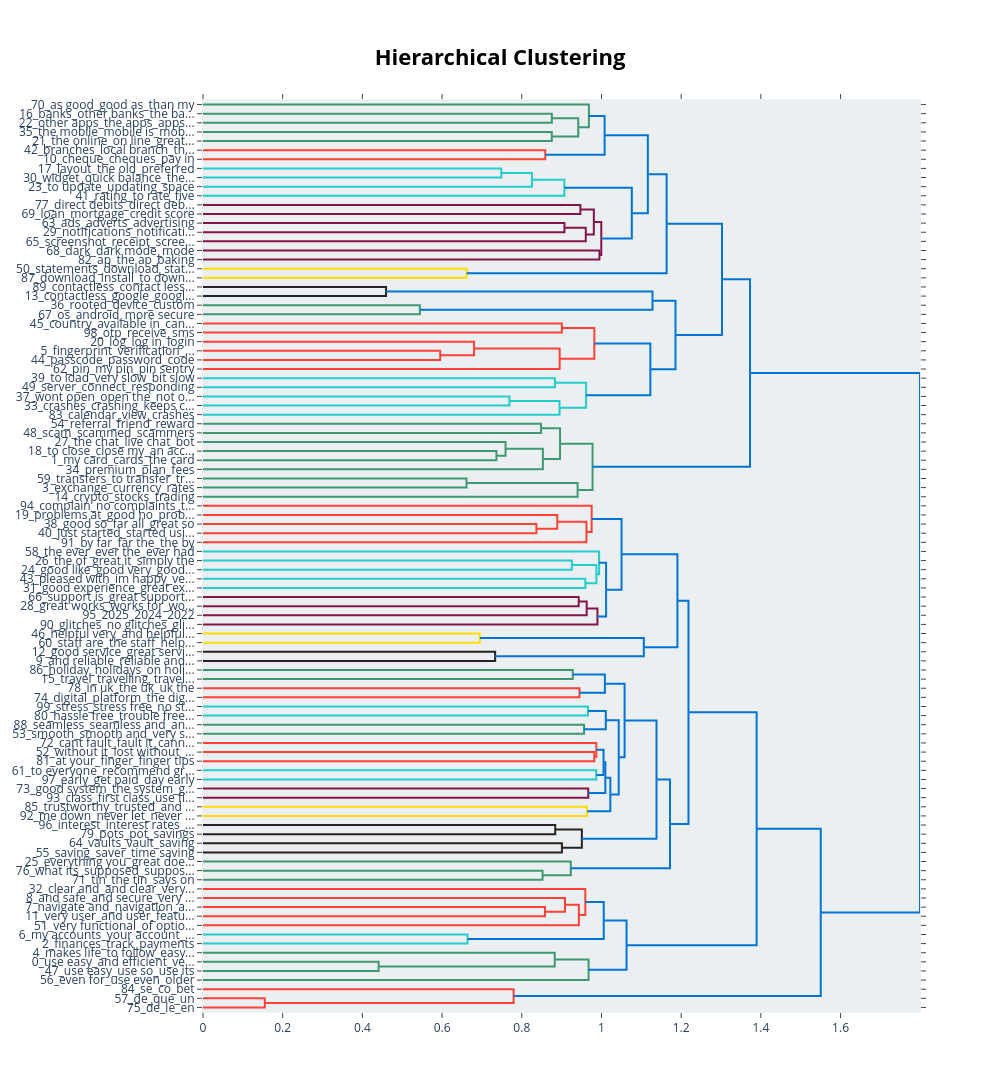

The notebook cell saved with this chart:
### Code cell
# Visualize topics as a hierarchical tree
fig = seed_try.visualize_hierarchy()
fig.show()

### Figure 1 — Plotly figure (JSON) as saved in the notebook; plotly's stock layout.template omitted (floating-point values rounded to 4 significant figures)
{"data": [{"hoverinfo": "text", "marker": {"color": "rgb(61,153,112)"}, "mode": "lines", "type": "scatter", "x": [0.0, 0.8754, 0.8754, 0.0], "xaxis": "x", "y": [-15.0, -15.0, -25.0, -25.0], "yaxis": "y"}, {"hoverinfo": "text", "marker": {"color": "rgb(61,153,112)"}, "mode": "lines", "type": "scatter", "x": [0.0, 0.8753, 0.8753, 0.0], "xaxis": "x", "y": [-35.0, -35.0, -45.0, -45.0], "yaxis": "y"}, {"hoverinfo": "text", "marker": {"color": "rgb(61,153,112)"}, "mode": "lines", "type": "scatter", "x": [0.8754, 0.9418, 0.9418, 0.8753], "xaxis": "x", "y": [-20.0, -20.0, -40.0, -40.0], "yaxis": "y"}, {"hoverinfo": "text", "marker": {"color": "rgb(61,153,112)"}, "mode": "lines", "type": "scatter", "x": [0.0, 0.9684, 0.9684, 0.9418], "xaxis": "x", "y": [-5.0, -5.0, -30.0, -30.0], "yaxis": "y"}, {"hoverinfo": "text", "marker": {"color": "rgb(255,65,54)"}, "mode": "lines", "type": "scatter", "x": [0.0, 0.859, 0.859, 0.0], "xaxis": "x", "y": [-55.0, -55.0, -65.0, -65.0], "yaxis": "y"}, {"hoverinfo": "text", "marker": {"color": "rgb(0,116,217)"}, "mode": "lines", "type": "scatter", "x": [0.9684, 1.008, 1.008, 0.859], "xaxis": "x", "y": [-17.5, -17.5, -60.0, -60.0], "yaxis": "y"}, {"hoverinfo": "text", "marker": {"color": "rgb(35,205,205)"}, "mode": "lines", "type": "scatter", "x": [0.0, 0.7486, 0.7486, 0.0], "xaxis": "x", "y": [-75.0, -75.0, -85.0, -85.0], "yaxis": "y"}, {"hoverinfo": "text", "marker": {"color": "rgb(35,205,205)"}, "mode": "lines", "type": "scatter", "x": [0.7486, 0.8256, 0.8256, 0.0], "xaxis": "x", "y": [-80.0, -80.0, -95.0, -95.0], "yaxis": "y"}, {"hoverinfo": "text", "marker": {"color": "rgb(35,205,205)"}, "mode": "lines", "type": "scatter", "x": [0.8256, 0.9069, 0.9069, 0.0], "xaxis": "x", "y": [-87.5, -87.5, -105.0, -105.0], "yaxis": "y"}, {"hoverinfo": "text", "marker": {"color": "rgb(133,20,75)"}, "mode": "lines", "type": "scatter", "x": [0.0, 0.947, 0.947, 0.0], "xaxis": "x", "y": [-115.0, -115.0, -125.0, -125.0], "yaxis": "y"}, {"hoverinfo": "text", "marker": {"color": "rgb(133,20,75)"}, "mode": "lines", "type": "scatter", "x": [0.0, 0.9071, 0.9071, 0.0], "xaxis": "x", "y": [-135.0, -135.0, -145.0, -145.0], "yaxis": "y"}, {"hoverinfo": "text", "marker": {"color": "rgb(133,20,75)"}, "mode": "lines", "type": "scatter", "x": [0.9071, 0.9606, 0.9606, 0.0], "xaxis": "x", "y": [-140.0, -140.0, -155.0, -155.0], "yaxis": "y"}, {"hoverinfo": "text", "marker": {"color": "rgb(133,20,75)"}, "mode": "lines", "type": "scatter", "x": [0.947, 0.9808, 0.9808, 0.9606], "xaxis": "x", "y": [-120.0, -120.0, -147.5, -147.5], "yaxis": "y"}, {"hoverinfo": "text", "marker": {"color": "rgb(133,20,75)"}, "mode": "lines", "type": "scatter", "x": [0.0, 0.9949, 0.9949, 0.0], "xaxis": "x", "y": [-165.0, -165.0, -175.0, -175.0], "yaxis": "y"}, {"hoverinfo": "text", "marker": {"color": "rgb(133,20,75)"}, "mode": "lines", "type": "scatter", "x": [0.9808, 0.9995, 0.9995, 0.9949], "xaxis": "x", "y": [-133.8, -133.8, -170.0, -170.0], "yaxis": "y"}, {"hoverinfo": "text", "marker": {"color": "rgb(0,116,217)"}, "mode": "lines", "type": "scatter", "x": [0.9069, 1.076, 1.076, 0.9995], "xaxis": "x", "y": [-96.25, -96.25, -151.9, -151.9], "yaxis": "y"}, {"hoverinfo": "text", "marker": {"color": "rgb(0,116,217)"}, "mode": "lines", "type": "scatter", "x": [1.008, 1.116, 1.116, 1.076], "xaxis": "x", "y": [-38.75, -38.75, -124.1, -124.1], "yaxis": "y"}, {"hoverinfo": "text", "marker": {"color": "rgb(255,220,0)"}, "mode": "lines", "type": "scatter", "x": [0.0, 0.6615, 0.6615, 0.0], "xaxis": "x", "y": [-185.0, -185.0, -195.0, -195.0], "yaxis": "y"}, {"hoverinfo": "text", "marker": {"color": "rgb(0,116,217)"}, "mode": "lines", "type": "scatter", "x": [1.116, 1.163, 1.163, 0.6615], "xaxis": "x", "y": [-81.41, -81.41, -190.0, -190.0], "yaxis": "y"}, {"hoverinfo": "text", "marker": {"color": "rgb(40,35,35)"}, "mode": "lines", "type": "scatter", "x": [0.0, 0.4594, 0.4594, 0.0], "xaxis": "x", "y": [-205.0, -205.0, -215.0, -215.0], "yaxis": "y"}, {"hoverinfo": "text", "marker": {"color": "rgb(61,153,112)"}, "mode": "lines", "type": "scatter", "x": [0.0, 0.5443, 0.5443, 0.0], "xaxis": "x", "y": [-225.0, -225.0, -235.0, -235.0], "yaxis": "y"}, {"hoverinfo": "text", "marker": {"color": "rgb(0,116,217)"}, "mode": "lines", "type": "scatter", "x": [0.4594, 1.128, 1.128, 0.5443], "xaxis": "x", "y": [-210.0, -210.0, -230.0, -230.0], "yaxis": "y"}, {"hoverinfo": "text", "marker": {"color": "rgb(255,65,54)"}, "mode": "lines", "type": "scatter", "x": [0.0, 0.9005, 0.9005, 0.0], "xaxis": "x", "y": [-245.0, -245.0, -255.0, -255.0], "yaxis": "y"}, {"hoverinfo": "text", "marker": {"color": "rgb(255,65,54)"}, "mode": "lines", "type": "scatter", "x": [0.0, 0.5953, 0.5953, 0.0], "xaxis": "x", "y": [-275.0, -275.0, -285.0, -285.0], "yaxis": "y"}, {"hoverinfo": "text", "marker": {"color": "rgb(255,65,54)"}, "mode": "lines", "type": "scatter", "x": [0.0, 0.6802, 0.6802, 0.5953], "xaxis": "x", "y": [-265.0, -265.0, -280.0, -280.0], "yaxis": "y"}, {"hoverinfo": "text", "marker": {"color": "rgb(255,65,54)"}, "mode": "lines", "type": "scatter", "x": [0.6802, 0.8951, 0.8951, 0.0], "xaxis": "x", "y": [-272.5, -272.5, -295.0, -295.0], "yaxis": "y"}, {"hoverinfo": "text", "marker": {"color": "rgb(255,65,54)"}, "mode": "lines", "type": "scatter", "x": [0.9005, 0.9821, 0.9821, 0.8951], "xaxis": "x", "y": [-250.0, -250.0, -283.8, -283.8], "yaxis": "y"}, {"hoverinfo": "text", "marker": {"color": "rgb(35,205,205)"}, "mode": "lines", "type": "scatter", "x": [0.0, 0.8832, 0.8832, 0.0], "xaxis": "x", "y": [-305.0, -305.0, -315.0, -315.0], "yaxis": "y"}, {"hoverinfo": "text", "marker": {"color": "rgb(35,205,205)"}, "mode": "lines", "type": "scatter", "x": [0.0, 0.769, 0.769, 0.0], "xaxis": "x", "y": [-325.0, -325.0, -335.0, -335.0], "yaxis": "y"}, {"hoverinfo": "text", "marker": {"color": "rgb(35,205,205)"}, "mode": "lines", "type": "scatter", "x": [0.769, 0.8947, 0.8947, 0.0], "xaxis": "x", "y": [-330.0, -330.0, -345.0, -345.0], "yaxis": "y"}, {"hoverinfo": "text", "marker": {"color": "rgb(35,205,205)"}, "mode": "lines", "type": "scatter", "x": [0.8832, 0.9615, 0.9615, 0.8947], "xaxis": "x", "y": [-310.0, -310.0, -337.5, -337.5], "yaxis": "y"}, {"hoverinfo": "text", "marker": {"color": "rgb(0,116,217)"}, "mode": "lines", "type": "scatter", "x": [0.9821, 1.123, 1.123, 0.9615], "xaxis": "x", "y": [-266.9, -266.9, -323.8, -323.8], "yaxis": "y"}, {"hoverinfo": "text", "marker": {"color": "rgb(0,116,217)"}, "mode": "lines", "type": "scatter", "x": [1.128, 1.186, 1.186, 1.123], "xaxis": "x", "y": [-220.0, -220.0, -295.3, -295.3], "yaxis": "y"}, {"hoverinfo": "text", "marker": {"color": "rgb(0,116,217)"}, "mode": "lines", "type": "scatter", "x": [1.163, 1.302, 1.302, 1.186], "xaxis": "x", "y": [-135.7, -135.7, -257.7, -257.7], "yaxis": "y"}, {"hoverinfo": "text", "marker": {"color": "rgb(61,153,112)"}, "mode": "lines", "type": "scatter", "x": [0.0, 0.8483, 0.8483, 0.0], "xaxis": "x", "y": [-355.0, -355.0, -365.0, -365.0], "yaxis": "y"}, {"hoverinfo": "text", "marker": {"color": "rgb(61,153,112)"}, "mode": "lines", "type": "scatter", "x": [0.0, 0.7364, 0.7364, 0.0], "xaxis": "x", "y": [-385.0, -385.0, -395.0, -395.0], "yaxis": "y"}, {"hoverinfo": "text", "marker": {"color": "rgb(61,153,112)"}, "mode": "lines", "type": "scatter", "x": [0.0, 0.7592, 0.7592, 0.7364], "xaxis": "x", "y": [-375.0, -375.0, -390.0, -390.0], "yaxis": "y"}, {"hoverinfo": "text", "marker": {"color": "rgb(61,153,112)"}, "mode": "lines", "type": "scatter", "x": [0.7592, 0.8529, 0.8529, 0.0], "xaxis": "x", "y": [-382.5, -382.5, -405.0, -405.0], "yaxis": "y"}, {"hoverinfo": "text", "marker": {"color": "rgb(61,153,112)"}, "mode": "lines", "type": "scatter", "x": [0.8483, 0.896, 0.896, 0.8529], "xaxis": "x", "y": [-360.0, -360.0, -393.8, -393.8], "yaxis": "y"}, {"hoverinfo": "text", "marker": {"color": "rgb(61,153,112)"}, "mode": "lines", "type": "scatter", "x": [0.0, 0.6613, 0.6613, 0.0], "xaxis": "x", "y": [-415.0, -415.0, -425.0, -425.0], "yaxis": "y"}, {"hoverinfo": "text", "marker": {"color": "rgb(61,153,112)"}, "mode": "lines", "type": "scatter", "x": [0.6613, 0.9401, 0.9401, 0.0], "xaxis": "x", "y": [-420.0, -420.0, -435.0, -435.0], "yaxis": "y"}, {"hoverinfo": "text", "marker": {"color": "rgb(61,153,112)"}, "mode": "lines", "type": "scatter", "x": [0.896, 0.9776, 0.9776, 0.9401], "xaxis": "x", "y": [-376.9, -376.9, -427.5, -427.5], "yaxis": "y"}, {"hoverinfo": "text", "marker": {"color": "rgb(0,116,217)"}, "mode": "lines", "type": "scatter", "x": [1.302, 1.373, 1.373, 0.9776], "xaxis": "x", "y": [-196.7, -196.7, -402.2, -402.2], "yaxis": "y"}, {"hoverinfo": "text", "marker": {"color": "rgb(255,65,54)"}, "mode": "lines", "type": "scatter", "x": [0.0, 0.8367, 0.8367, 0.0], "xaxis": "x", "y": [-465.0, -465.0, -475.0, -475.0], "yaxis": "y"}, {"hoverinfo": "text", "marker": {"color": "rgb(255,65,54)"}, "mode": "lines", "type": "scatter", "x": [0.0, 0.889, 0.889, 0.8367], "xaxis": "x", "y": [-455.0, -455.0, -470.0, -470.0], "yaxis": "y"}, {"hoverinfo": "text", "marker": {"color": "rgb(255,65,54)"}, "mode": "lines", "type": "scatter", "x": [0.889, 0.9623, 0.9623, 0.0], "xaxis": "x", "y": [-462.5, -462.5, -485.0, -485.0], "yaxis": "y"}, {"hoverinfo": "text", "marker": {"color": "rgb(255,65,54)"}, "mode": "lines", "type": "scatter", "x": [0.0, 0.9753, 0.9753, 0.9623], "xaxis": "x", "y": [-445.0, -445.0, -473.8, -473.8], "yaxis": "y"}, {"hoverinfo": "text", "marker": {"color": "rgb(35,205,205)"}, "mode": "lines", "type": "scatter", "x": [0.0, 0.9256, 0.9256, 0.0], "xaxis": "x", "y": [-505.0, -505.0, -515.0, -515.0], "yaxis": "y"}, {"hoverinfo": "text", "marker": {"color": "rgb(35,205,205)"}, "mode": "lines", "type": "scatter", "x": [0.0, 0.9595, 0.9595, 0.0], "xaxis": "x", "y": [-525.0, -525.0, -535.0, -535.0], "yaxis": "y"}, {"hoverinfo": "text", "marker": {"color": "rgb(35,205,205)"}, "mode": "lines", "type": "scatter", "x": [0.9256, 0.9873, 0.9873, 0.9595], "xaxis": "x", "y": [-510.0, -510.0, -530.0, -530.0], "yaxis": "y"}, {"hoverinfo": "text", "marker": {"color": "rgb(35,205,205)"}, "mode": "lines", "type": "scatter", "x": [0.0, 0.994, 0.994, 0.9873], "xaxis": "x", "y": [-495.0, -495.0, -520.0, -520.0], "yaxis": "y"}, {"hoverinfo": "text", "marker": {"color": "rgb(133,20,75)"}, "mode": "lines", "type": "scatter", "x": [0.0, 0.9428, 0.9428, 0.0], "xaxis": "x", "y": [-545.0, -545.0, -555.0, -555.0], "yaxis": "y"}, {"hoverinfo": "text", "marker": {"color": "rgb(133,20,75)"}, "mode": "lines", "type": "scatter", "x": [0.9428, 0.9629, 0.9629, 0.0], "xaxis": "x", "y": [-550.0, -550.0, -565.0, -565.0], "yaxis": "y"}, {"hoverinfo": "text", "marker": {"color": "rgb(133,20,75)"}, "mode": "lines", "type": "scatter", "x": [0.9629, 0.9898, 0.9898, 0.0], "xaxis": "x", "y": [-557.5, -557.5, -575.0, -575.0], "yaxis": "y"}, {"hoverinfo": "text", "marker": {"color": "rgb(0,116,217)"}, "mode": "lines", "type": "scatter", "x": [0.994, 1.012, 1.012, 0.9898], "xaxis": "x", "y": [-507.5, -507.5, -566.2, -566.2], "yaxis": "y"}, {"hoverinfo": "text", "marker": {"color": "rgb(0,116,217)"}, "mode": "lines", "type": "scatter", "x": [0.9753, 1.05, 1.05, 1.012], "xaxis": "x", "y": [-459.4, -459.4, -536.9, -536.9], "yaxis": "y"}, {"hoverinfo": "text", "marker": {"color": "rgb(255,220,0)"}, "mode": "lines", "type": "scatter", "x": [0.0, 0.6947, 0.6947, 0.0], "xaxis": "x", "y": [-585.0, -585.0, -595.0, -595.0], "yaxis": "y"}, {"hoverinfo": "text", "marker": {"color": "rgb(40,35,35)"}, "mode": "lines", "type": "scatter", "x": [0.0, 0.7332, 0.7332, 0.0], "xaxis": "x", "y": [-605.0, -605.0, -615.0, -615.0], "yaxis": "y"}, {"hoverinfo": "text", "marker": {"color": "rgb(0,116,217)"}, "mode": "lines", "type": "scatter", "x": [0.6947, 1.106, 1.106, 0.7332], "xaxis": "x", "y": [-590.0, -590.0, -610.0, -610.0], "yaxis": "y"}, {"hoverinfo": "text", "marker": {"color": "rgb(0,116,217)"}, "mode": "lines", "type": "scatter", "x": [1.05, 1.191, 1.191, 1.106], "xaxis": "x", "y": [-498.1, -498.1, -600.0, -600.0], "yaxis": "y"}, {"hoverinfo": "text", "marker": {"color": "rgb(61,153,112)"}, "mode": "lines", "type": "scatter", "x": [0.0, 0.928, 0.928, 0.0], "xaxis": "x", "y": [-625.0, -625.0, -635.0, -635.0], "yaxis": "y"}, {"hoverinfo": "text", "marker": {"color": "rgb(255,65,54)"}, "mode": "lines", "type": "scatter", "x": [0.0, 0.9449, 0.9449, 0.0], "xaxis": "x", "y": [-645.0, -645.0, -655.0, -655.0], "yaxis": "y"}, {"hoverinfo": "text", "marker": {"color": "rgb(0,116,217)"}, "mode": "lines", "type": "scatter", "x": [0.928, 1.009, 1.009, 0.9449], "xaxis": "x", "y": [-630.0, -630.0, -650.0, -650.0], "yaxis": "y"}, {"hoverinfo": "text", "marker": {"color": "rgb(35,205,205)"}, "mode": "lines", "type": "scatter", "x": [0.0, 0.9661, 0.9661, 0.0], "xaxis": "x", "y": [-665.0, -665.0, -675.0, -675.0], "yaxis": "y"}, {"hoverinfo": "text", "marker": {"color": "rgb(61,153,112)"}, "mode": "lines", "type": "scatter", "x": [0.0, 0.9564, 0.9564, 0.0], "xaxis": "x", "y": [-685.0, -685.0, -695.0, -695.0], "yaxis": "y"}, {"hoverinfo": "text", "marker": {"color": "rgb(0,116,217)"}, "mode": "lines", "type": "scatter", "x": [0.9661, 1.011, 1.011, 0.9564], "xaxis": "x", "y": [-670.0, -670.0, -690.0, -690.0], "yaxis": "y"}, {"hoverinfo": "text", "marker": {"color": "rgb(255,65,54)"}, "mode": "lines", "type": "scatter", "x": [0.0, 0.9821, 0.9821, 0.0], "xaxis": "x", "y": [-715.0, -715.0, -725.0, -725.0], "yaxis": "y"}, {"hoverinfo": "text", "marker": {"color": "rgb(255,65,54)"}, "mode": "lines", "type": "scatter", "x": [0.0, 0.9871, 0.9871, 0.9821], "xaxis": "x", "y": [-705.0, -705.0, -720.0, -720.0], "yaxis": "y"}, {"hoverinfo": "text", "marker": {"color": "rgb(35,205,205)"}, "mode": "lines", "type": "scatter", "x": [0.0, 0.9869, 0.9869, 0.0], "xaxis": "x", "y": [-735.0, -735.0, -745.0, -745.0], "yaxis": "y"}, {"hoverinfo": "text", "marker": {"color": "rgb(0,116,217)"}, "mode": "lines", "type": "scatter", "x": [0.9871, 1.005, 1.005, 0.9869], "xaxis": "x", "y": [-712.5, -712.5, -740.0, -740.0], "yaxis": "y"}, {"hoverinfo": "text", "marker": {"color": "rgb(133,20,75)"}, "mode": "lines", "type": "scatter", "x": [0.0, 0.9668, 0.9668, 0.0], "xaxis": "x", "y": [-755.0, -755.0, -765.0, -765.0], "yaxis": "y"}, {"hoverinfo": "text", "marker": {"color": "rgb(0,116,217)"}, "mode": "lines", "type": "scatter", "x": [1.005, 1.01, 1.01, 0.9668], "xaxis": "x", "y": [-726.2, -726.2, -760.0, -760.0], "yaxis": "y"}, {"hoverinfo": "text", "marker": {"color": "rgb(255,220,0)"}, "mode": "lines", "type": "scatter", "x": [0.0, 0.9639, 0.9639, 0.0], "xaxis": "x", "y": [-775.0, -775.0, -785.0, -785.0], "yaxis": "y"}, {"hoverinfo": "text", "marker": {"color": "rgb(0,116,217)"}, "mode": "lines", "type": "scatter", "x": [1.01, 1.022, 1.022, 0.9639], "xaxis": "x", "y": [-743.1, -743.1, -780.0, -780.0], "yaxis": "y"}, {"hoverinfo": "text", "marker": {"color": "rgb(0,116,217)"}, "mode": "lines", "type": "scatter", "x": [1.011, 1.043, 1.043, 1.022], "xaxis": "x", "y": [-680.0, -680.0, -761.6, -761.6], "yaxis": "y"}, {"hoverinfo": "text", "marker": {"color": "rgb(0,116,217)"}, "mode": "lines", "type": "scatter", "x": [1.009, 1.058, 1.058, 1.043], "xaxis": "x", "y": [-640.0, -640.0, -720.8, -720.8], "yaxis": "y"}, {"hoverinfo": "text", "marker": {"color": "rgb(40,35,35)"}, "mode": "lines", "type": "scatter", "x": [0.0, 0.884, 0.884, 0.0], "xaxis": "x", "y": [-795.0, -795.0, -805.0, -805.0], "yaxis": "y"}, {"hoverinfo": "text", "marker": {"color": "rgb(40,35,35)"}, "mode": "lines", "type": "scatter", "x": [0.0, 0.9007, 0.9007, 0.0], "xaxis": "x", "y": [-815.0, -815.0, -825.0, -825.0], "yaxis": "y"}, {"hoverinfo": "text", "marker": {"color": "rgb(40,35,35)"}, "mode": "lines", "type": "scatter", "x": [0.884, 0.9508, 0.9508, 0.9007], "xaxis": "x", "y": [-800.0, -800.0, -820.0, -820.0], "yaxis": "y"}, {"hoverinfo": "text", "marker": {"color": "rgb(0,116,217)"}, "mode": "lines", "type": "scatter", "x": [1.058, 1.138, 1.138, 0.9508], "xaxis": "x", "y": [-680.4, -680.4, -810.0, -810.0], "yaxis": "y"}, {"hoverinfo": "text", "marker": {"color": "rgb(61,153,112)"}, "mode": "lines", "type": "scatter", "x": [0.0, 0.8521, 0.8521, 0.0], "xaxis": "x", "y": [-845.0, -845.0, -855.0, -855.0], "yaxis": "y"}, {"hoverinfo": "text", "marker": {"color": "rgb(61,153,112)"}, "mode": "lines", "type": "scatter", "x": [0.0, 0.923, 0.923, 0.8521], "xaxis": "x", "y": [-835.0, -835.0, -850.0, -850.0], "yaxis": "y"}, {"hoverinfo": "text", "marker": {"color": "rgb(0,116,217)"}, "mode": "lines", "type": "scatter", "x": [1.138, 1.172, 1.172, 0.923], "xaxis": "x", "y": [-745.2, -745.2, -842.5, -842.5], "yaxis": "y"}, {"hoverinfo": "text", "marker": {"color": "rgb(0,116,217)"}, "mode": "lines", "type": "scatter", "x": [1.191, 1.218, 1.218, 1.172], "xaxis": "x", "y": [-549.1, -549.1, -793.8, -793.8], "yaxis": "y"}, {"hoverinfo": "text", "marker": {"color": "rgb(255,65,54)"}, "mode": "lines", "type": "scatter", "x": [0.0, 0.8583, 0.8583, 0.0], "xaxis": "x", "y": [-885.0, -885.0, -895.0, -895.0], "yaxis": "y"}, {"hoverinfo": "text", "marker": {"color": "rgb(255,65,54)"}, "mode": "lines", "type": "scatter", "x": [0.0, 0.9085, 0.9085, 0.8583], "xaxis": "x", "y": [-875.0, -875.0, -890.0, -890.0], "yaxis": "y"}, {"hoverinfo": "text", "marker": {"color": "rgb(255,65,54)"}, "mode": "lines", "type": "scatter", "x": [0.9085, 0.9433, 0.9433, 0.0], "xaxis": "x", "y": [-882.5, -882.5, -905.0, -905.0], "yaxis": "y"}, {"hoverinfo": "text", "marker": {"color": "rgb(255,65,54)"}, "mode": "lines", "type": "scatter", "x": [0.0, 0.9594, 0.9594, 0.9433], "xaxis": "x", "y": [-865.0, -865.0, -893.8, -893.8], "yaxis": "y"}, {"hoverinfo": "text", "marker": {"color": "rgb(35,205,205)"}, "mode": "lines", "type": "scatter", "x": [0.0, 0.6638, 0.6638, 0.0], "xaxis": "x", "y": [-915.0, -915.0, -925.0, -925.0], "yaxis": "y"}, {"hoverinfo": "text", "marker": {"color": "rgb(0,116,217)"}, "mode": "lines", "type": "scatter", "x": [0.9594, 1.006, 1.006, 0.6638], "xaxis": "x", "y": [-879.4, -879.4, -920.0, -920.0], "yaxis": "y"}, {"hoverinfo": "text", "marker": {"color": "rgb(61,153,112)"}, "mode": "lines", "type": "scatter", "x": [0.0, 0.4407, 0.4407, 0.0], "xaxis": "x", "y": [-945.0, -945.0, -955.0, -955.0], "yaxis": "y"}, {"hoverinfo": "text", "marker": {"color": "rgb(61,153,112)"}, "mode": "lines", "type": "scatter", "x": [0.0, 0.8827, 0.8827, 0.4407], "xaxis": "x", "y": [-935.0, -935.0, -950.0, -950.0], "yaxis": "y"}, {"hoverinfo": "text", "marker": {"color": "rgb(61,153,112)"}, "mode": "lines", "type": "scatter", "x": [0.8827, 0.9676, 0.9676, 0.0], "xaxis": "x", "y": [-942.5, -942.5, -965.0, -965.0], "yaxis": "y"}, {"hoverinfo": "text", "marker": {"color": "rgb(0,116,217)"}, "mode": "lines", "type": "scatter", "x": [1.006, 1.063, 1.063, 0.9676], "xaxis": "x", "y": [-899.7, -899.7, -953.8, -953.8], "yaxis": "y"}, {"hoverinfo": "text", "marker": {"color": "rgb(0,116,217)"}, "mode": "lines", "type": "scatter", "x": [1.218, 1.389, 1.389, 1.063], "xaxis": "x", "y": [-671.5, -671.5, -926.7, -926.7], "yaxis": "y"}, {"hoverinfo": "text", "marker": {"color": "rgb(255,65,54)"}, "mode": "lines", "type": "scatter", "x": [0.0, 0.1551, 0.1551, 0.0], "xaxis": "x", "y": [-985.0, -985.0, -995.0, -995.0], "yaxis": "y"}, {"hoverinfo": "text", "marker": {"color": "rgb(255,65,54)"}, "mode": "lines", "type": "scatter", "x": [0.0, 0.7795, 0.7795, 0.1551], "xaxis": "x", "y": [-975.0, -975.0, -990.0, -990.0], "yaxis": "y"}, {"hoverinfo": "text", "marker": {"color": "rgb(0,116,217)"}, "mode": "lines", "type": "scatter", "x": [1.389, 1.55, 1.55, 0.7795], "xaxis": "x", "y": [-799.1, -799.1, -982.5, -982.5], "yaxis": "y"}, {"hoverinfo": "text", "marker": {"color": "rgb(0,116,217)"}, "mode": "lines", "type": "scatter", "x": [1.373, 1.799, 1.799, 1.55], "xaxis": "x", "y": [-299.4, -299.4, -890.8, -890.8], "yaxis": "y"}], "layout": {"autosize": false, "height": 1700, "hoverlabel": {"bgcolor": "white", "font": {"family": "Rockwell", "size": 16}}, "hovermode": "closest", "plot_bgcolor": "#ECEFF1", "showlegend": false, "title": {"font": {"color": "Black", "size": 22}, "text": "<b>Hierarchical Clustering</b>", "x": 0.5, "xanchor": "center", "yanchor": "top"}, "width": 1000, "xaxis": {"mirror": "allticks", "rangemode": "tozero", "showgrid": false, "showline": true, "showticklabels": true, "ticks": "outside", "type": "linear", "zeroline": false}, "yaxis": {"mirror": "allticks", "range": [-1000, 0], "rangemode": "tozero", "showgrid": false, "showline": true, "showticklabels": true, "tickmode": "array", "ticks": "outside", "ticktext": ["70_as good_good as_than my", "16_banks_other banks_the ba...", "22_other apps_the apps_apps...", "35_the mobile_mobile is_mob...", "21_the online_on line_great...", "42_branches_local branch_th...", "10_cheque_cheques_pay in", "17_layout_the old_preferred", "30_widget_quick balance_the...", "23_to update_updating_space", "41_rating_to rate_five", "77_direct debits_direct deb...", "69_loan_mortgage_credit score", "63_ads_adverts_advertising", "29_notifications_notificati...", "65_screenshot_receipt_scree...", "68_dark_dark mode_mode", "82_ap_the ap_baking", "50_statements_download_stat...", "87_download_install_to down...", "89_contactless_contact less...", "13_contactless_google_googl...", "36_rooted_device_custom", "67_os_android_more secure", "45_country_available in_can...", "98_otp_receive_sms", "20_log_log in_login", "5_fingerprint_verification_...", "44_passcode_password_code", "62_pin_my pin_pin sentry", "39_to load_very slow_bit slow", "49_server_connect_responding", "37_wont open_open the_not o...", "33_crashes_crashing_keeps c...", "83_calendar_view_crashes", "54_referral_friend_reward", "48_scam_scammed_scammers", "27_the chat_live chat_bot", "18_to close_close my_an acc...", "1_my card_cards_the card", "34_premium_plan_fees", "59_transfers_to transfer_tr...", "3_exchange_currency_rates", "14_crypto_stocks_trading", "94_complain_no complaints_t...", "19_problems at_good no_prob...", "38_good so_far all_great so", "40_just started_started usi...", "91_by far_far the_the by", "58_the ever_ever the_ever had", "26_the of_great it_simply the", "24_good like_good very_good...", "43_pleased with_im happy_ve...", "31_good experience_great ex...", "66_support is_great support...", "28_great works_works for_wo...", "95_2025_2024_2022", "90_glitches_no glitches_gli...", "46_helpful very_and helpful...", "60_staff are_the staff_help...", "12_good service_great servi...", "9_and reliable_reliable and...", "86_holiday_holidays_on holi...", "15_travel_travelling_travel...", "78_in uk_the uk_uk the", "74_digital_platform_the dig...", "99_stress_stress free_no st...", "80_hassle free_trouble free...", "88_seamless_seamless and_an...", "53_smooth_smooth and_very s...", "72_cant fault_fault it_cann...", "52_without it_lost without_...", "81_at your_finger_finger tips", "61_to everyone_recommend gr...", "97_early_get paid_day early", "73_good system_the system_g...", "93_class_first class_use fi...", "85_trustworthy_trusted_and ...", "92_me down_never let_never ...", "96_interest_interest rates_...", "79_pots_pot_savings", "64_vaults_vault_saving", "55_saving_saver_time saving", "25_everything you_great doe...", "76_what its_supposed_suppos...", "71_tin_the tin_says on", "32_clear and_and clear_very...", "8_and safe_and secure_very ...", "7_navigate and_navigation_a...", "11_very user_and user_featu...", "51_very functional_of optio...", "6_my accounts_your account_...", "2_finances_track_payments", "4_makes life_to follow_easy...", "0_use easy_and efficient_ve...", "47_use easy_use so_use its", "56_even for_use even_older", "84_se_co_bet", "57_de_que_un", "75_de_le_en"], "tickvals": [-5, -15, -25, -35, -45, -55, -65, -75, -85, -95, -105, -115, -125, -135, -145, -155, -165, -175, -185, -195, -205, -215, -225, -235, -245, -255, -265, -275, -285, -295, -305, -315, -325, -335, -345, -355, -365, -375, -385, -395, -405, -415, -425, -435, -445, -455, -465, -475, -485, -495, -505, -515, -525, -535, -545, -555, -565, -575, -585, -595, -605, -615, -625, -635, -645, -655, -665, -675, -685, -695, -705, -715, -725, -735, -745, -755, -765, -775, -785, -795, -805, -815, -825, -835, -845, -855, -865, -875, -885, -895, -905, -915, -925, -935, -945, -955, -965, -975, -985, -995], "type": "linear", "zeroline": false}}}
